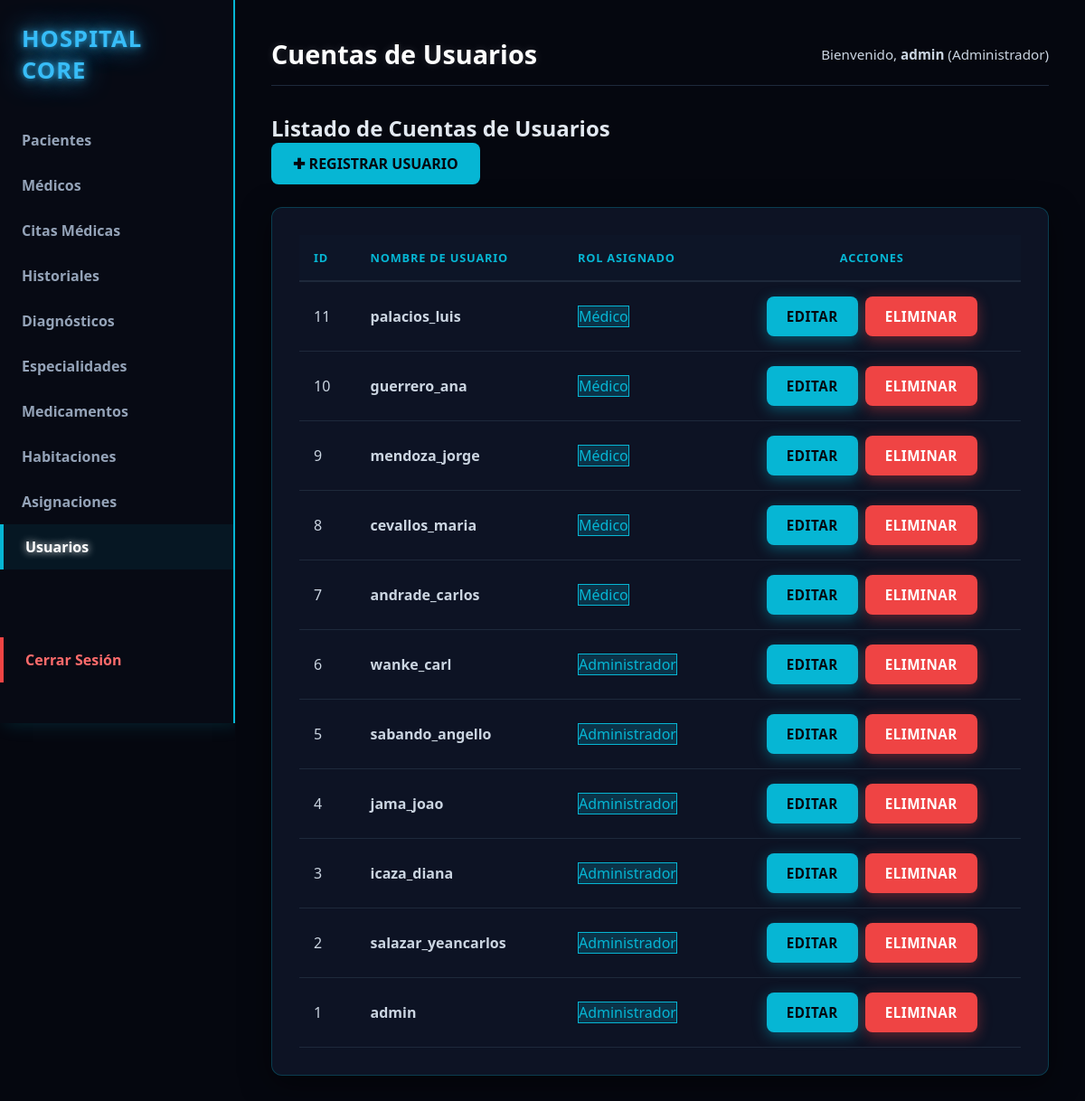
/index.php?url=usuarios (signed in), run on the app's committed database.
### tables this page shows
CREATE TABLE usuarios (
    id INT AUTO_INCREMENT PRIMARY KEY,
    nombre_usuario VARCHAR(50) NOT NULL UNIQUE,
    password VARCHAR(255) NOT NULL,
    id_rol INT,
    FOREIGN KEY (id_rol) REFERENCES roles(id)
);

CREATE TABLE roles (
    id INT AUTO_INCREMENT PRIMARY KEY,
    nombre VARCHAR(50) NOT NULL
);

### app/Controllers/UsuarioController.php (called while the page is built, shortened)
<?php
class UsuarioController {
    private $db;
    public function __construct() {
        $database = new Database();
        $this->db = $database->getConnection();
    }
    public function index() {
        try {
            $query = "SELECT u.id, u.nombre_usuario, r.nombre AS rol
                      FROM usuarios u
                      INNER JOIN roles r ON u.id_rol = r.id
                      ORDER BY u.id DESC";
            $stmt = $this->db->prepare($query);
            $stmt->execute();
            $usuarios = $stmt->fetchAll(PDO::FETCH_ASSOC);
        } catch (PDOException $e) {
            $usuarios = [];
        }
        require_once __DIR__ . '/../Views/shared/layout.php';
    }
}

### app/config/Database.php (called while the page is built)
<?php
class Database {
    private static $host;
    private static $port;
    private static $db_name;
    private static $username;
    private static $password;
    private static $conn = null;
    public static function getConnection() {
        if (self::$conn === null) {
            $dbUrl = getenv('DATABASE_URL');
            if ($dbUrl) {
                $urlParts = parse_url($dbUrl);
                self::$host = $urlParts['host'] ?? '127.0.0.1';
                self::$port = $urlParts['port'] ?? '3306';
                self::$username = $urlParts['user'] ?? 'root';
                self::$password = $urlParts['pass'] ?? '';
                self::$db_name = isset($urlParts['path']) ? ltrim($urlParts['path'], '/') : 'sistema_hospitalario';
            } else {
                self::$host = getenv('DB_HOST') ?: '127.0.0.1';
                self::$port = getenv('DB_PORT') ?: '3306';
                self::$db_name = getenv('DB_NAME') ?: 'sistema_hospitalario';
                self::$username = getenv('DB_USERNAME') ?: 'root';
                self::$password = getenv('DB_PASSWORD') ?: '';
            }
            try {
                self::$conn = new PDO(
                    "mysql:host=" . self::$host . ";port=" . self::$port . ";dbname=" . self::$db_name . ";charset=utf8",
                    self::$username,
                    self::$password
                );
                self::$conn->setAttribute(PDO::ATTR_ERRMODE, PDO::ERRMODE_EXCEPTION);
            } catch (PDOException $exception) {
                die("Error de conexión en la base de datos: " . $exception->getMessage());
            }
        }
        return self::$conn;
    }
}

### app/Views/usuarios/index.php (the view)
<div class="page-header">
    <h2>Listado de Cuentas de Usuarios</h2>
    <a href="index.php?url=usuarios/crear" class="btn btn-primary">✚ Registrar Usuario</a>
</div>
<div class="table-container">
    <table class="custom-table">
        <thead>
            <tr>
                <th>ID</th>
                <th>Nombre de Usuario</th>
                <th>Rol Asignado</th>
                <th class="text-center">Acciones</th>
            </tr>
        </thead>
        <tbody>
            <?php if (!empty($usuarios)): ?>
                <?php foreach ($usuarios as $user): ?>
                    <tr>
                        <td><?= htmlspecialchars($user['id']); ?></td>
                        <td><strong><?= htmlspecialchars($user['nombre_usuario']); ?></strong></td>
                        <td>
                            <span class="badge badge-success" style="background: rgba(6, 182, 212, 0.2) !important; color: #06b6d4 !important; border: 1px solid #06b6d4 !important;">
                                <?= htmlspecialchars($user['rol']); ?>
                            </span>
                        </td>
                        <td class="text-center">
                            <div class="actions-flex unique-actions-center">
                                <a href="index.php?url=usuarios/editar&id=<?= $user['id']; ?>" class="btn-action btn-edit">EDITAR</a>
                                <a href="index.php?url=usuarios/eliminar&id=<?= $user['id']; ?>" class="btn-action btn-delete" onclick="return confirm('¿Está seguro de eliminar este usuario?');">ELIMINAR</a>
                            </div>
                        </td>
                    </tr>
                <?php endforeach; ?>
            <?php else: ?>
                <tr>
                    <td colspan="4" class="text-center">No existen usuarios registrados en el sistema.</td>
                </tr>
            <?php endif; ?>
        </tbody>
    </table>
</div>

### public/css/style.css (style rules this page uses)
* { margin: 0; padding: 0; box-sizing: border-box; font-family: 'Segoe UI', -apple-system, BlinkMacSystemFont, Roboto, sans-serif; }
body { background-color: #05070f !important; color: #e2e8f0; min-height: 100vh; }
.page-header .btn-primary { margin-bottom: 25px; }
.table-container, .form-container { background: rgba(15, 23, 42, 0.8); border: 1px solid rgba(6, 182, 212, 0.25); border-radius: 12px; padding: 30px; box-shadow: 0 8px 32px rgba(0, 0, 0, 0.5); transition: all 0.3s ease; }
table { width: 100%; border-collapse: collapse; text-align: left; }
th { background-color: #0d1527; color: #06b6d4; padding: 16px; font-weight: 700; text-transform: uppercase; font-size: 0.8rem; letter-spacing: 0.8px; border-bottom: 2px solid #1e293b; }
td { padding: 16px; border-bottom: 1px solid #1e293b; color: #cbd5e1; }
.btn, .btn-submit { display: inline-block; padding: 12px 24px; border-radius: 8px; font-weight: 700; text-transform: uppercase; text-decoration: none; cursor: pointer; border: none; transition: all 0.3s ease; }
.btn-primary, .btn-submit { background-color: #06b6d4; color: #05070f; }
.btn-action { display: inline-block; padding: 12px 22px; font-size: 0.95rem; border-radius: 8px; font-weight: 700; text-decoration: none; text-transform: uppercase; letter-spacing: 0.5px; border: none; cursor: pointer; transition: all 0.3s ease; }
.btn-edit { background-color: #06b6d4 !important; color: #05070f !important; box-shadow: 0 4px 15px rgba(6, 182, 212, 0.4) !important; }
.btn-delete { background-color: #ef4444 !important; color: #ffffff !important; box-shadow: 0 4px 15px rgba(239, 68, 68, 0.4) !important; }
.actions-flex { display: flex; flex-direction: row; justify-content: flex-start; align-items: center; gap: 8px; white-space: nowrap; }
.text-center { text-align: center; }
.unique-actions-center { justify-content: center !important; }
.btn-action { display: inline-block !important; padding: 12px 22px !important; font-size: 0.95rem !important; border-radius: 8px !important; font-weight: 700 !important; text-transform: uppercase !important; letter-spacing: 0.5px !important; text-decoration: none !important; cursor: pointer !important; transition: all 0.3s ease !important; text-align: center !important; min-width: 100px; }

### data on the page
usuarios: id "11", nombre_usuario "palacios_luis", id_rol.nombre "Médico"
usuarios: id "10", nombre_usuario "guerrero_ana", id_rol.nombre "Médico"
usuarios: id "9", nombre_usuario "mendoza_jorge", id_rol.nombre "Médico"
usuarios: id "8", nombre_usuario "cevallos_maria", id_rol.nombre "Médico"
usuarios: id "7", nombre_usuario "andrade_carlos", id_rol.nombre "Médico"
usuarios: id "6", nombre_usuario "wanke_carl", id_rol.nombre "Administrador"
usuarios: id "5", nombre_usuario "sabando_angello", id_rol.nombre "Administrador"
usuarios: id "4", nombre_usuario "jama_joao", id_rol.nombre "Administrador"
usuarios: id "3", nombre_usuario "icaza_diana", id_rol.nombre "Administrador"
usuarios: id "2", nombre_usuario "salazar_yeancarlos", id_rol.nombre "Administrador"
usuarios: id "1", nombre_usuario "admin", id_rol.nombre "Administrador"

### other printed values
$pageTitle "Cuentas de Usuarios"
$_SESSION['usuario'] "admin"
$_SESSION['rol'] "Administrador"
